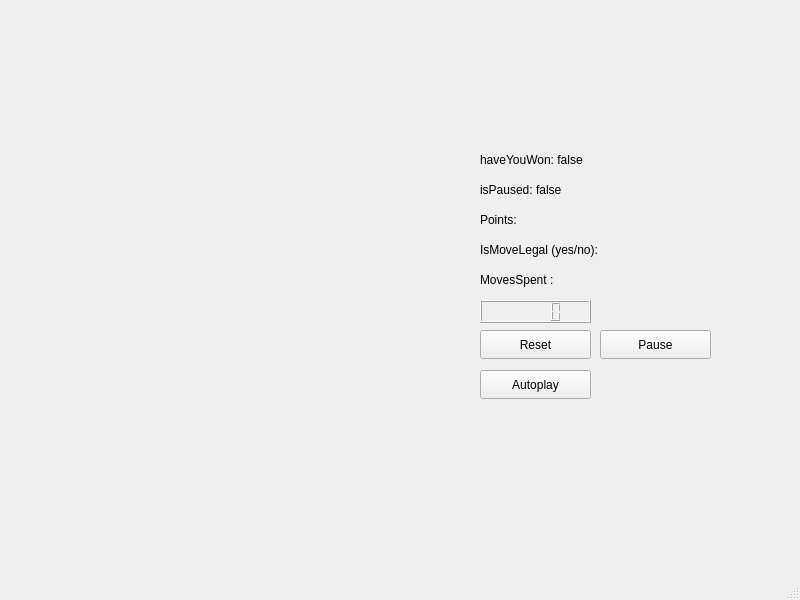
<?xml version="1.0" encoding="UTF-8"?>
<ui version="4.0">
 <class>MainWindow</class>
 <widget class="QMainWindow" name="MainWindow">
  <property name="geometry">
   <rect>
    <x>0</x>
    <y>0</y>
    <width>800</width>
    <height>600</height>
   </rect>
  </property>
  <property name="windowTitle">
   <string>MainWindow</string>
  </property>
  <widget class="QWidget" name="centralwidget">
   <widget class="QPushButton" name="reset_button">
    <property name="geometry">
     <rect>
      <x>480</x>
      <y>330</y>
      <width>111</width>
      <height>29</height>
     </rect>
    </property>
    <property name="text">
     <string>Reset</string>
    </property>
   </widget>
   <widget class="QLCDNumber" name="show_time">
    <property name="geometry">
     <rect>
      <x>480</x>
      <y>300</y>
      <width>111</width>
      <height>23</height>
     </rect>
    </property>
   </widget>
   <widget class="QLabel" name="moves_spent_label">
    <property name="geometry">
     <rect>
      <x>480</x>
      <y>270</y>
      <width>151</width>
      <height>20</height>
     </rect>
    </property>
    <property name="text">
     <string>MovesSpent : </string>
    </property>
   </widget>
   <widget class="QLabel" name="is_move_legal">
    <property name="geometry">
     <rect>
      <x>480</x>
      <y>240</y>
      <width>211</width>
      <height>20</height>
     </rect>
    </property>
    <property name="text">
     <string>IsMoveLegal (yes/no):</string>
    </property>
   </widget>
   <widget class="QPushButton" name="play_moves">
    <property name="geometry">
     <rect>
      <x>480</x>
      <y>370</y>
      <width>111</width>
      <height>29</height>
     </rect>
    </property>
    <property name="text">
     <string>Autoplay</string>
    </property>
   </widget>
   <widget class="QLabel" name="points_label">
    <property name="geometry">
     <rect>
      <x>480</x>
      <y>210</y>
      <width>211</width>
      <height>20</height>
     </rect>
    </property>
    <property name="text">
     <string>Points: </string>
    </property>
   </widget>
   <widget class="QPushButton" name="pause">
    <property name="geometry">
     <rect>
      <x>600</x>
      <y>330</y>
      <width>111</width>
      <height>29</height>
     </rect>
    </property>
    <property name="text">
     <string>Pause</string>
    </property>
   </widget>
   <widget class="QLabel" name="is_paused">
    <property name="geometry">
     <rect>
      <x>480</x>
      <y>180</y>
      <width>211</width>
      <height>20</height>
     </rect>
    </property>
    <property name="text">
     <string>isPaused: false</string>
    </property>
   </widget>
   <widget class="QLabel" name="is_won">
    <property name="geometry">
     <rect>
      <x>480</x>
      <y>150</y>
      <width>211</width>
      <height>20</height>
     </rect>
    </property>
    <property name="text">
     <string>haveYouWon: false</string>
    </property>
   </widget>
  </widget>
  <widget class="QMenuBar" name="menubar">
   <property name="geometry">
    <rect>
     <x>0</x>
     <y>0</y>
     <width>800</width>
     <height>25</height>
    </rect>
   </property>
  </widget>
  <widget class="QStatusBar" name="statusbar"/>
 </widget>
 <resources/>
 <connections/>
</ui>
